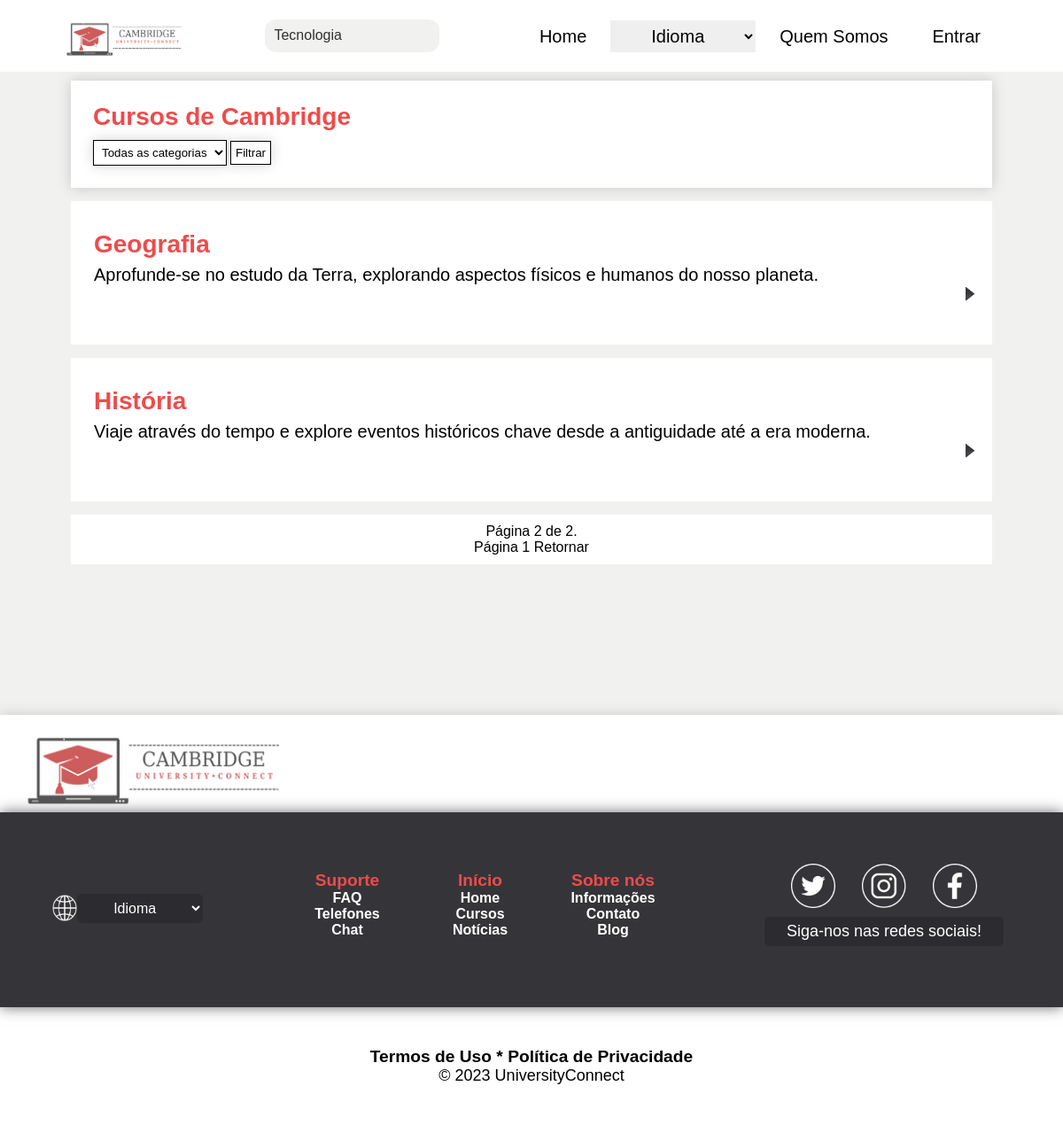
/courses/?page=2, run on the app's committed database.
### UniversityConnect/models.py (models this page shows, shortened)
class Course(models.Model):
    title = models.CharField(max_length=100)
    title_en = models.CharField(max_length=100, default='English Name')
    mini_description = models.TextField(max_length=255, default='English Description')
    mini_description_en = models.TextField(max_length=255, default='English Description')
    description = models.TextField()
    description_en = models.TextField(default='English Description')
    course_load = models.IntegerField()
    course_time = models.CharField(max_length=100)
    time_course_en = models.CharField(max_length=100, default='0 years')
    monthly_course_fee = models.DecimalField(max_digits=8, decimal_places=2)
    class_type = models.CharField(max_length=100)
    image = models.ImageField(upload_to='courses/cover/%Y/%m/%d/', blank=True, default="")
    category = models.ForeignKey(Category, on_delete=models.CASCADE)
    education = models.ForeignKey(Education, on_delete=models.CASCADE)
    course_level = models.ForeignKey(CourseLevel, on_delete=models.CASCADE)
    link = models.CharField(max_length=200, blank=True)

### UniversityConnect/views.py (the view, shortened to what this page needs)
# urls.py: path('courses/', views.courses, name='courses'),
@csrf_protect
def courses(request):
    PAGE_NAME = _('Cursos')
    courses = Course.objects.all()
    category = Category.objects.all()
    paginator = Paginator(courses, 8)
    page_number = request.GET.get("page")
    courses = paginator.get_page(page_number)
    if 'en/' in request.path:
        lang = True
    else:
        lang = False
    category_selected = request.GET.get('category', '')
    if category_selected != '':
        courses = Course.objects.filter(category=category_selected)
        paginator = Paginator(courses, 8)
        page_number = request.GET.get("page")
        courses = paginator.get_page(page_number)
    if len(courses) == 0:
        courses = False
    return render(request, 'UniversityConnect/pages/list.html', {
        'request': request,
        'courses': courses,
        'page_name': PAGE_NAME,
        'category':category,
        'lang':lang,
        })

### templates/UniversityConnect/pages/list.html (shortened to what this page needs)
{% extends "base_uc.html" %}
{% load static %}
{% load i18n %}
{% block extra_style %}
<link rel="stylesheet" href="{% static '/UniversityConnect/css/courses.css' %}">
{% endblock extra_style %}
{% block content_base %}
    <main>
        {% include '../partials/header-pages.html' %}
        <section class="home2">
            <div class="home-options">
                {% if 'courses/' in request.path %}
                    <div class="home-title">
                        <h2>{% trans "Cursos de Cambridge" %}</h2>
                        <form method="GET" action="{% url 'UniversityConnect:courses' %}">
                            <select name="category">
                                <option value="">{% trans "Todas as categorias" %}</option>
                            </select>
                            <button type="submit">{% trans "Filtrar" %}</button>
                        </form>
                    </div>
                    {% include '../partials/courses.html' %}
                {% elif 'places/' in request.path %}
                <div class="home-title options-block">
                    <h2>{% trans "Moradias perto de Cambridge" %}</h2>
                    <p class="subtext">{% trans "Se você ainda não tem um lugar pra ficar, confira os principais locais para moradias perto da Universidade de Cambridge" %}</p>
                </div>
                {% include '../partials/places.html' %}
                {% endif %}
            </div>
        </section>
    </main>
{% endblock content_base %}

### templates/UniversityConnect/partials/courses.html (shortened to what this page needs)
{% load static %}
{% load i18n %}
{% if courses %}
    {% for course in courses %}
        <a class="option-block-link" href="{% url 'UniversityConnect:courses_detail' course.id %}">
            <div class="options-block">
                {% if "en/" in request.path %}
                    <h2>{{ course.title_en }}</h2>
                    <p>{{ course.mini_description_en }}</p>
                {% else %}
                    <h2>{{ course.title }}</h2>
                    <p>{{ course.mini_description }}</p>
                {% endif %}
                <div class="details-icon">
                    <img src="{% static "/UniversityConnect/images/icons/enter.png" %}" alt="">
                </div>
            </div>
        </a>
    {% endfor %}
{% endif %}
<div class="pagination">
    <span class="step-links">
        <span class="current">
            {% trans "Página" %} {{ courses.number }} {% trans "de" %} {{ courses.paginator.num_pages }}.
        </span>
        <div class="pagination-button">
        {% if courses.has_previous %}
            <a href="?page=1">{% trans "Página 1" %}</a>
            <a href="?page={{ courses.previous_page_number }}">{% trans "Retornar" %}</a>
        {% endif %}
     </div>
    </span>
</div>

### static/UniversityConnect/css/header.css (style rules this page uses)
@media only screen and (min-width: 684px) and (max-width: 1260px) { .home-options { display: block !important; margin: auto !important; } }
@media only screen and (min-width: 684px) and (max-width: 1260px) { .options-block { margin: 0 auto 30px auto !important; min-width: 320px !important; max-width: 100% !important; background-color: var(--colorWhite) !important; border: 1px solid rgba(0, 0, 0, 0) !important; } }
html { background-color: var(--colorMidGray); }

### static/UniversityConnect/css/courses.css (style rules this page uses)
* { margin: 0; padding: 0; }
:root { --colorPrimary: #EF4B4B; --colorWhite: #FFFFFF; --colorBlack: #000000; --colorMidGray: #F1F1F0; --colorBox: #353539; --colorBoxHover: #2c2c30; --fontPrimary: Arial; --fontMidSize: 20px; --fontLargeSize: 28px; --fontExtraLarge: 54px; --fontExtraExtraLarge: 65px; }
@media only screen and (min-width: 684px) and (max-width: 1260px) { .home-options { display: block !important; margin: auto !important; } }
@media only screen and (min-width: 684px) and (max-width: 1260px) { .options-block { min-width: 320px !important; max-width: 100% !important; background-color: var(--colorWhite) !important; border: 1px solid rgba(0, 0, 0, 0) !important; } }
html { background-color: var(--colorMidGray); }
.home2 { display: block !important; max-width: 90%; margin: auto; background-color: var(--colorMidGray); }
.home-title { box-shadow: 0px 0px 15px rgba(0, 0, 0, 0.172) !important; background-color: var(--colorWhite); margin: 10px auto; padding: 25px; }
.home-title > h2 { font-family: var(--fontPrimary); margin-bottom: 10px; }
.home-title select, button { font-family: var(--fontPrimary); font-weight: 500; background-color: var(--colorWhite); color: var(--colorBlack); padding: 5px; border: 1px solid black; box-shadow: 0px 0px 15px rgba(0, 0, 0, 0.172) !important; }
.home-options { padding: 0 20px; display: block; margin: auto; }
.option-block-link { display: block; background-color: var(--colorWhite); margin: 10px auto 10px auto !important; box-shadow: 0px 0px 15px rgba(0, 0, 0, 0.172) !important; all: unset; cursor: pointer; }
.options-block { margin: 15px auto !important; position: relative; padding: 25px !important; min-height: 110px; max-height: 300px !important; min-width: 230px; max-width: 100%; background-color: var(--colorWhite); border: 1px solid rgba(0, 0, 0, 0); overflow: hidden; }
.options-block > h2, .options-block > p .subtext { overflow: hidden !important; margin: 7px 0; font-family: var(--fontPrimary); text-decoration: none !important; }
.options-block > h2, .home-title > h2 { color: var(--colorPrimary); font-size: var(--fontLargeSize); }
.options-block > p, .tag-new p { font-family: var(--fontPrimary); padding-right: 14px ; font-size: var(--fontMidSize) ; }
.details-icon { position: absolute; right: 14px; width: 20px; height: 20px; }
.details-icon img { width: 100%; height: 100%; }
.pagination { text-align: center; width: 100%; margin: 10px auto; font-family: var(--fontPrimary); background-color: var(--colorWhite); padding: 10px 0; }
.pagination-button > a { text-decoration: none; color: black; }

### data on the page
Course: title "Geografia", mini_description "Aprofunde-se no estudo da Terra, explorando aspectos físicos e humanos do nosso planeta."
Course: title "História", mini_description "Viaje através do tempo e explore eventos históricos chave desde a antiguidade até a era moderna."

### other printed values
{{ courses.number }} "2"
{{ courses.paginator.num_pages }} "2"
